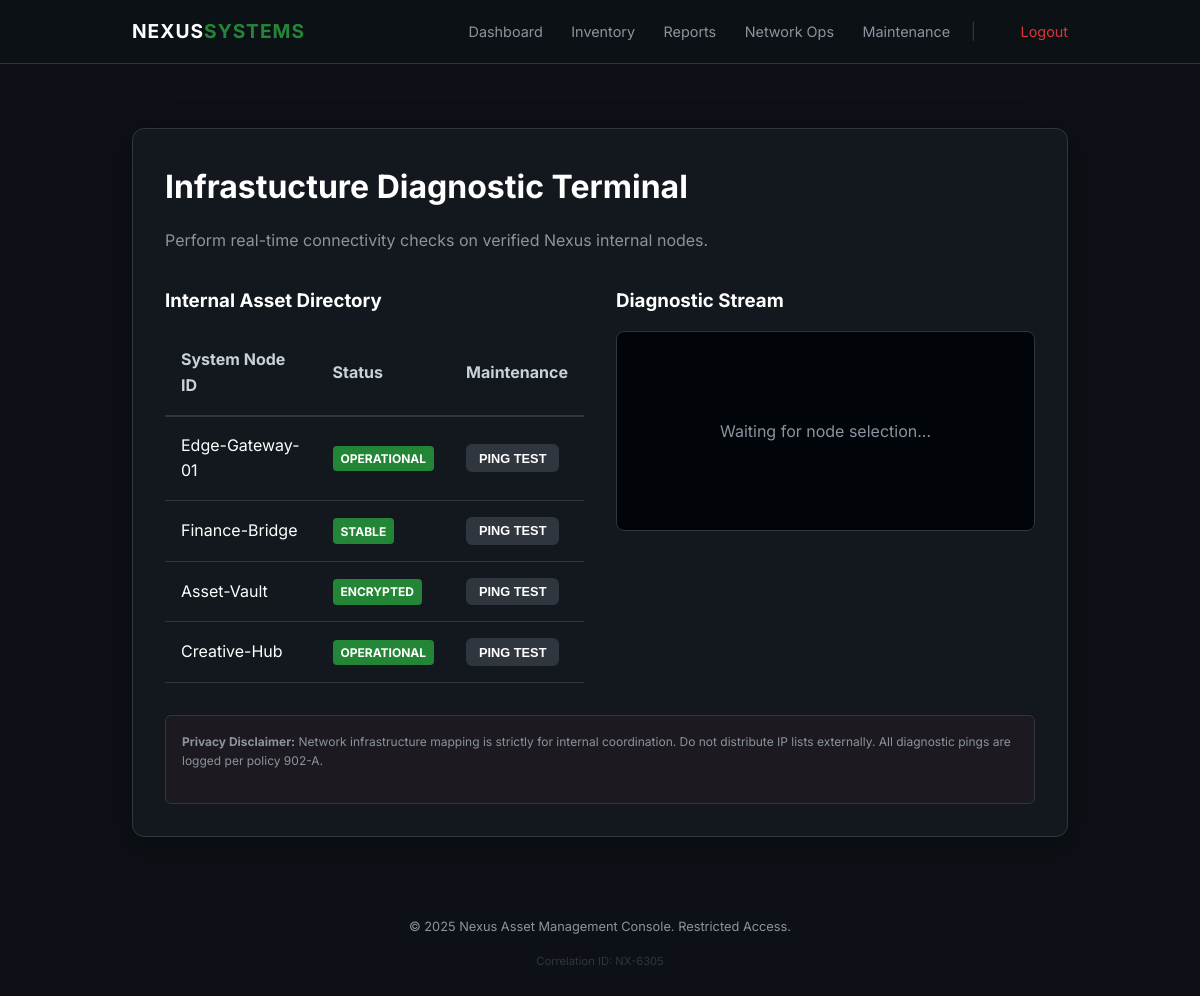
/diagnostics (signed in), run on the app's committed database.
### tables this page shows
CREATE TABLE diagnostic_nodes (id INTEGER PRIMARY KEY, node_name TEXT, ip_address TEXT, status TEXT);

### app.py (the view, shortened to what this page needs)
@app.route('/diagnostics', methods=['GET', 'POST'])
def diagnostics():
    if not session.get('user'): return redirect(url_for('login'))
    conn = sqlite3.connect('portal.db')
    c = conn.cursor()
    nodes = c.execute("SELECT * FROM diagnostic_nodes").fetchall()
    conn.close()
    result = None
    return render_template('diagnostics.html', nodes=nodes, result=result, user=session['user'])

### templates/diagnostics.html (shortened to what this page needs)
{% extends "base.html" %}
{% block content %}
<div class="card">
    <h1>Infrastucture Diagnostic Terminal</h1>
    <p>Perform real-time connectivity checks on verified Nexus internal nodes.</p>
    <div style="display: grid; grid-template-columns: 1fr 1fr; gap: 2rem; margin-top: 2rem;">
        <div>
            <h3>Internal Asset Directory</h3>
            <table style="width: 100%; border-collapse: collapse; margin-top: 1rem;">
                <thead>
                    <tr style="text-align: left; border-bottom: 2px solid var(--border-color);">
                        <th style="padding: 1rem;">System Node ID</th>
                        <th style="padding: 1rem;">Status</th>
                        <th style="padding: 1rem;">Maintenance</th>
                    </tr>
                </thead>
                <tbody>
                    {% for node in nodes %}
                    <tr style="border-bottom: 1px solid var(--border-color);">
                        <td style="padding: 1rem; color: #fff;">{{ node[1] }}</td>
                        <td style="padding: 1rem;">
                            <span class="status-badge status-live">{{ node[3] }}</span>
                        </td>
                        <td style="padding: 1rem;">
                            <form method="POST" style="margin: 0;">
                                <button type="submit" name="action" value="ping"
                                    style="padding: 0.4rem 0.8rem; font-size: 0.8rem; background: var(--border-color);">PING
                                    TEST</button>
                            </form>
                        </td>
                    </tr>
                    {% endfor %}
                </tbody>
            </table>
        </div>
        <div>
            <h3>Diagnostic Stream</h3>
            {% if result %}
            <div
                style="background: #010409; padding: 1.5rem; border-radius: 8px; border: 1px solid var(--accent-color); font-family: var(--font-mono); font-size: 0.85rem; color: #79c0ff; min-height: 200px;">
                <pre>{{ result }}</pre>
            </div>
            {% else %}
            <div
                style="background: #010409; padding: 1.5rem; border-radius: 8px; border: 1px solid var(--border-color); display: flex; align-items: center; justify-content: center; height: 200px; color: var(--text-secondary);">
                Waiting for node selection...
            </div>
            {% endif %}
        </div>
    </div>
    <div
        style="margin-top: 2rem; padding: 1rem; background: rgba(218, 54, 51, 0.05); border-radius: 6px; border: 1px solid var(--border-color);">
        <p style="font-size: 0.75rem; color: var(--text-secondary);">
            <strong>Privacy Disclaimer:</strong> Network infrastructure mapping is strictly for internal coordination.
            Do not distribute IP lists externally.
            All diagnostic pings are logged per policy 902-A.
        </p>
    </div>
</div>
{% endblock %}

### static/style.css (style rules this page uses)
:root { --bg-color: #0d1117; --card-bg: rgba(22, 27, 34, 0.8); --border-color: #30363d; --text-primary: #c9d1d9; --text-secondary: #8b949e; --accent-color: #238636; --accent-glow: rgba(35, 134, 54, 0.4); --danger: #da3633; --danger-glow: rgba(218, 54, 51, 0.3); --font-main: 'Inter', -apple-system, BlinkMacSystemFont, "Segoe UI", Helvetica, Arial, sans-serif; --font-mono: 'JetBrains Mono', 'Fira Code', 'Courier New', monospace; }
* { box-sizing: border-box; margin: 0; padding: 0; }
body { background-color: var(--bg-color); color: var(--text-primary); font-family: var(--font-main); line-height: 1.6; overflow-x: hidden; }
.card { background: var(--card-bg); border: 1px solid var(--border-color); border-radius: 12px; padding: 2rem; backdrop-filter: blur(8px); box-shadow: 0 8px 32px rgba(0, 0, 0, 0.4); transition: transform 0.3s ease, box-shadow 0.3s ease; }
h1, h2, h3 { margin-bottom: 1rem; color: #fff; }
p { margin-bottom: 1rem; color: var(--text-secondary); }
button, input[type="submit"] { background-color: var(--accent-color); color: #fff; padding: 0.8rem 1.5rem; border: none; border-radius: 6px; cursor: pointer; font-weight: 600; transition: background-color 0.2s, transform 0.1s; }
.status-badge { display: inline-block; padding: 0.2rem 0.5rem; border-radius: 4px; font-size: 0.75rem; font-weight: 700; text-transform: uppercase; }
.status-live { background: #238636; color: #fff; }

### data on the page
diagnostic_nodes: node_name "Edge-Gateway-01", status "OPERATIONAL"
diagnostic_nodes: node_name "Finance-Bridge", status "STABLE"
diagnostic_nodes: node_name "Asset-Vault", status "ENCRYPTED"
diagnostic_nodes: node_name "Creative-Hub", status "OPERATIONAL"
